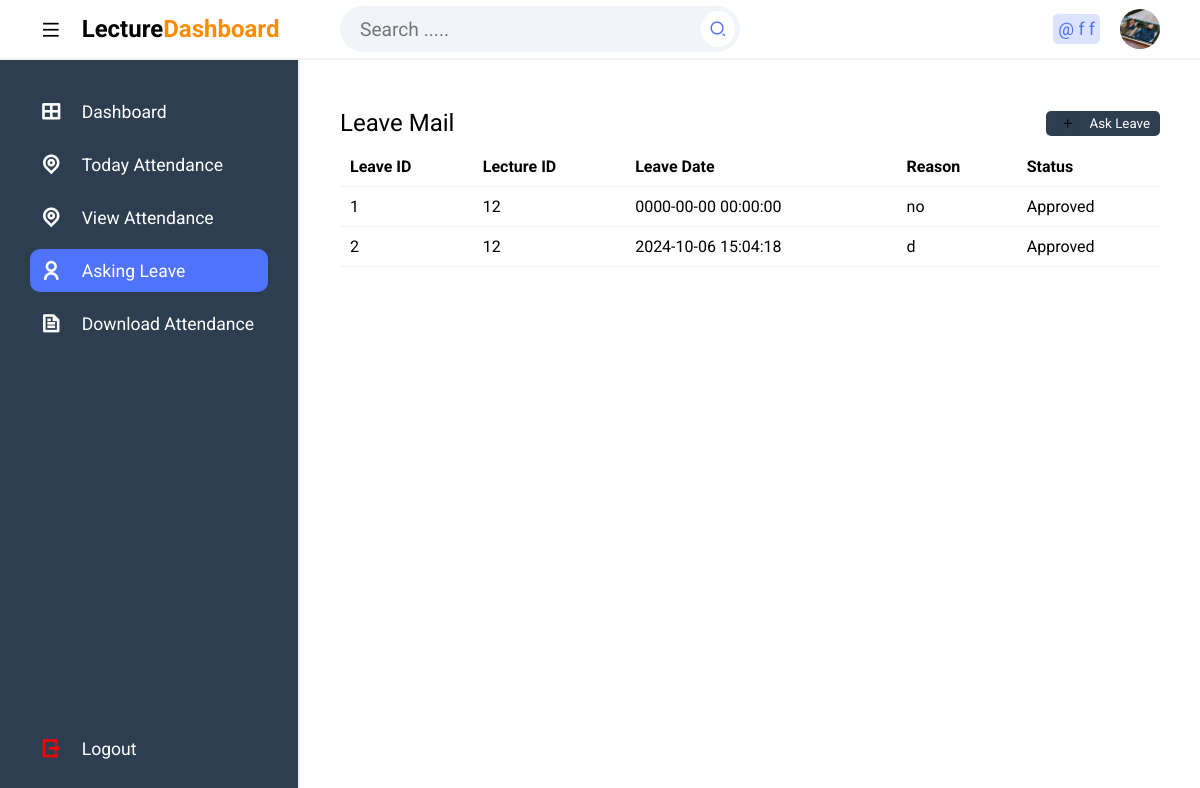
Page /public/Lecture/mailleave.php (signed in) on the committed database.
### tables this page shows
CREATE TABLE `tbllecture` (
  `Id` int(11) NOT NULL,
  `firstName` varchar(255) NOT NULL,
  `lastName` varchar(255) NOT NULL,
  `emailAddress` varchar(255) NOT NULL,
  `password` varchar(255) NOT NULL,
  `phoneNo` varchar(50) NOT NULL,
  `facultyCode` varchar(50) NOT NULL,
  `dateCreated` datetime DEFAULT current_timestamp(),
  `photo` varchar(255) NOT NULL
);

CREATE TABLE `leave_requests` (
  `id` int(11) NOT NULL,
  `lecture_id` int(11) DEFAULT NULL,
  `purpose` varchar(255) DEFAULT NULL,
  `status` enum('pending','rejected','approved') DEFAULT 'pending',
  `request_date` datetime DEFAULT current_timestamp()
);

### public/Lecture/mailleave.php (the view, shortened to what this page needs)
<?php
include 'Includes/dbcon.php';
?>
<!DOCTYPE html>
<html lang="en">
<head>
  <link rel="stylesheet" href="css/styles.css">
  <link href="https://cdnjs.cloudflare.com/ajax/libs/remixicon/4.2.0/remixicon.css" rel="stylesheet">
</head>
<body>
<?php include 'includes/topbar.php'?>
<section class="main">
<?php include 'includes/sidebar.php';?>
 <div class="main--content">
 <div class="rooms">
                <br>
            </div>
            <div class="table-container">
            <div class="title" id="addClass2">
                    <h2 class="section--title">Leave Mail</h2>
                    <button class="add"><i class="ri-add-line"></i>Ask Leave</button>
                </div>
                <div class="table">
                    <table>
                         <thead>
                    <tr>
                        <th>Leave ID</th>
                        <th>Lecture ID</th>
                        <th>Leave Date</th>
                        <th>Reason</th>
                        <th>Status</th>
                    </tr>
                </thead>
                        <tbody>
                        <?php
                    $userId = $conn->real_escape_string($_SESSION['userId']);
                    $sql = "SELECT lr.id AS LeaveID, lr.lecture_id AS LectureID, lr.request_date AS LeaveDate, lr.purpose AS Reason, lr.status AS Status
                            FROM leave_requests lr
                            JOIN tbllecture l ON lr.lecture_id = l.id
                            WHERE l.id = '$userId'";
                    $result = $conn->query($sql);
                    if ($result->num_rows > 0) {
                        while ($row = $result->fetch_assoc()) {
                            echo "<tr>";
                            echo "<td>" . htmlspecialchars($row["LeaveID"]) . "</td>";
                            echo "<td>" . htmlspecialchars($row["LectureID"]) . "</td>";
                            echo "<td>" . htmlspecialchars($row["LeaveDate"]) . "</td>";
                            echo "<td>" . htmlspecialchars($row["Reason"]) . "</td>";
                            echo "<td>" . ucfirst(htmlspecialchars($row["Status"])) . "</td>";
                            echo "</tr>";
                        }
                    } else {
                        echo "<tr><td colspan='5'>No leave requests found</td></tr>";
                    }
                    ?>
                        </tbody>
                    </table>
                </div>
            </div>
</section>
</body>
</html>

### public/Lecture/includes/topbar.php (shortened to what this page needs)
<?php
$fullName = "";
if (isset($_SESSION['userId'])) {
    $userId = $conn->real_escape_string($_SESSION['userId']);
    $query = "SELECT * FROM tbllecture WHERE Id = $userId";
    $rs = $conn->query($query);
    if ($rs) {
        $num = $rs->num_rows;
        if ($num > 0) {
            $row = $rs->fetch_assoc();
            $fullName = $row['firstName'] . " " . $row['lastName'];
            $photo = $row['photo'];
                } else {
            echo "Lecture not found";
        }
    } else {
        echo "Error: " . $conn->error;
    }
} else {
 header('location: ../login.php');
}
?>
<section class="header">
    <div class="logo">
        <i class="ri-menu-line icon icon-0 menu"></i>
        <h2>Lecture<span>Dashboard</span></h2>
    </div>
    <div class="search--notification--profile">
        <div id="searchInput" class="search">
            <input type="text" id="searchText" placeholder="Search .....">
            <button onclick="searchItems()"><i class="ri-search-2-line"></i></button>
        </div>
        <div class="notification--profile">
            <div class="picon lock">
                @ <?php echo $fullName; ?>
            </div>
            <div class="picon profile">
                <img src="updates/<?php echo $photo; ?>" alt="">
            </div>
        </div>
    </div>
</section>

### public/Lecture/css/styles.css (style rules this page uses)
* { margin: 0; padding: 0; box-sizing: border-box; font-family: 'Roboto', sans-serif; }
body { position: relative; width: 100%; }
.header { height: 60px; width: 100%; display: flex; align-items: center; border-bottom: 2px solid #f1f1f1; }
.logo { display: flex; align-items: center; width: 300px; padding-left: 40px; }
.logo span { color: darkorange; }
.search--notification--profile { display: flex; align-items: center; justify-content: space-between; width: calc(100% - 300px); padding: 0 40px; }
.search { background-color: #f1f4f8; border-radius: 50px; width: 400px; padding: 5px; display: flex; align-items: center; justify-content: space-between; }
.search input { background-color: transparent; outline: none; border: none; text-indent: 15px; width: 85%; font-size:1.2em; }
.search button { outline: none; border: none; border-radius: 50%; background-color: #fff; padding: 8px; display: flex; align-items: center; justify-content: center; }
.search button i { font-size: 1.1rem; color: #5073fb; }
.notification--profile { display: flex; align-items: center; }
.picon { margin-left: 20px; font-size: 1.1rem; padding: 5px; border-radius: 5px; }
.lock { color: #5073fb; background-color: rgba(80, 115, 251, .2); }
.profile { position: relative; width: 40px; height: 40px; border-radius: 50%; overflow: hidden; }
img { position: absolute; top: 0; left: 0; width: 100%; height: 100%; object-fit: cover; }
.main { position: relative; width: 100%; min-height: calc(100vh - 60px); }
.icon { position: relative; display: flex; align-items: center; justify-content: center; margin-right: 20px; font-size: 1.3rem; }
thead { position:sticky; top:0; background-color:white; padding:20px; }
.main--content { position: absolute; top: 0; right: 0; height: 100%; width: calc(100% - 300px); padding: 0 40px; transition: .3s; }
.title { display: flex; align-items: center; justify-content: space-between; margin-bottom: 10px; margin-top: 30px; }
.section--title { font-weight: 400; }
.add { align-items: center; padding: 5px 10px; outline: none; border: none; background-color: #2c3e50; color: #fff; border-radius: 5px; cursor: pointer; transition: .3s; }
.add i { margin-right: 10px; padding: 5px; background-color: #2c3e50; border-radius: 50%; color: #000; }
.table-container { margin-bottom: 20px; }
.table { height: 200px; overflow-y: scroll; }
table { width: 100%; text-align: left; border-collapse: collapse; }
tr { border-bottom: 1px solid #f1f1f1; }
td, th { padding-block: 10px; padding:10px; }

### rows in the picture
tbllecture: fullName "f f", photo (picture)
leave_requests: id "1", lecture "12", request_date "0000-00-00 00:00:00", purpose "no", status "Approved"
leave_requests: id "2", lecture "12", request_date "2024-10-06 15:04:18", purpose "d", status "Approved"
